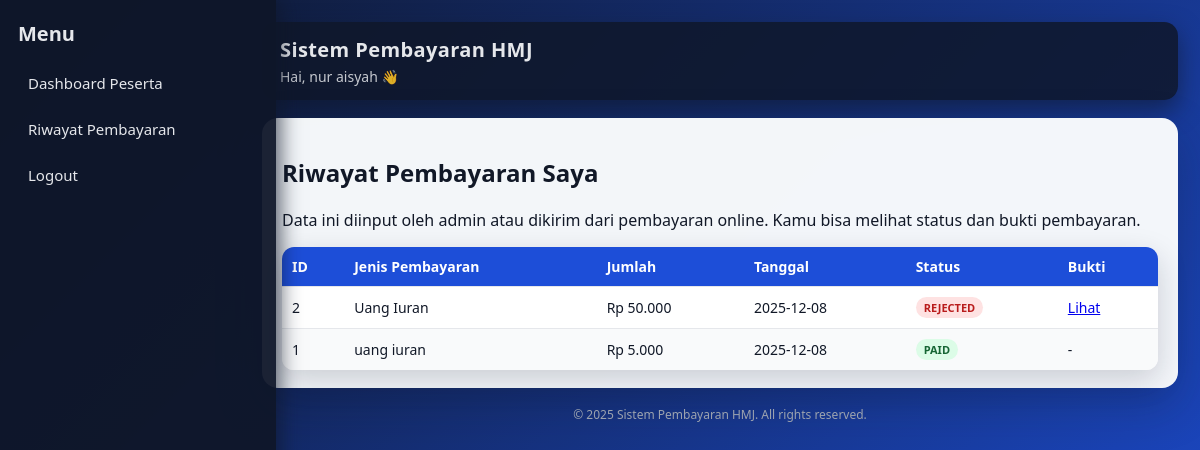
The page /my_payments.php (signed in) on the database its author committed.
### tables this page shows
CREATE TABLE `payments` (
  `id` int(11) NOT NULL,
  `user_id` int(11) NOT NULL,
  `amount` int(11) NOT NULL,
  `payment_date` date NOT NULL,
  `payment_type` varchar(100) NOT NULL,
  `bukti_tf` varchar(255) DEFAULT NULL,
  `status` enum('pending','paid','rejected') NOT NULL DEFAULT 'pending',
  `created_at` datetime NOT NULL DEFAULT current_timestamp()
);

### my_payments.php (the view, shortened to what this page needs)
<?php
include "koneksi.php";
$user_id = (int)$_SESSION['user_id'];
$payments = mysqli_query(
    $koneksi,
    "SELECT * FROM payments WHERE user_id = $user_id ORDER BY created_at DESC"
);
?>
<!DOCTYPE html>
<html lang="id">
<head>
    <link rel="stylesheet" href="style.css">
</head>
<body>
<div class="wrapper">
    <?php include "sidebar.php"; ?>
    <div class="content">
        <?php include "header.php"; ?>
        <div class="card-box">
            <h2>Riwayat Pembayaran Saya</h2>
            <p>Data ini diinput oleh admin atau dikirim dari pembayaran online. Kamu bisa melihat status dan bukti pembayaran.</p>
            <table>
                <thead>
                <tr>
                    <th>ID</th>
                    <th>Jenis Pembayaran</th>
                    <th>Jumlah</th>
                    <th>Tanggal</th>
                    <th>Status</th>
                    <th>Bukti</th>
                </tr>
                </thead>
                <tbody>
                <?php if (mysqli_num_rows($payments) === 0): ?>
                    <tr><td colspan="6">Belum ada pembayaran tercatat atas nama kamu.</td></tr>
                <?php else: ?>
                    <?php while ($p = mysqli_fetch_assoc($payments)): ?>
                        <tr>
                            <td><?= $p['id']; ?></td>
                            <td><?= htmlspecialchars($p['payment_type']); ?></td>
                            <td>Rp <?= number_format($p['amount'], 0, ',', '.'); ?></td>
                            <td><?= $p['payment_date']; ?></td>
                            <td>
                                <span class="badge <?= $p['status']; ?>">
                                    <?= strtoupper($p['status']); ?>
                                </span>
                            </td>
                            <td>
                                <?php if (!empty($p['bukti_tf'])): ?>
                                    <a href="<?= htmlspecialchars($p['bukti_tf']); ?>" target="_blank">Lihat</a>
                                <?php else: ?>
                                    -
                                <?php endif; ?>
                            </td>
                        </tr>
                    <?php endwhile; ?>
                <?php endif; ?>
                </tbody>
            </table>
        </div>
        <?php include "footer.php"; ?>
    </div>
</div>
</body>
</html>

### style.css (style rules this page uses)
body { font-family: system-ui, -apple-system, BlinkMacSystemFont, "Segoe UI", sans-serif; margin: 0; background: linear-gradient(135deg, #0f172a, #1d4ed8); color: #111827; }
.wrapper { display: flex; min-height: 100vh; }
.content { margin-left: 240px; padding: 22px; width: calc(100% - 240px); box-sizing: border-box; }
.card-box { background: rgba(248, 250, 252, 0.98); border-radius: 16px; padding: 18px 20px; box-shadow: 0 18px 45px rgba(15, 23, 42, 0.25); margin-bottom: 18px; }
table { width: 100%; border-collapse: collapse; margin-top: 14px; background: white; border-radius: 12px; overflow: hidden; box-shadow: 0 10px 30px rgba(15, 23, 42, 0.18); }
th, td { border-bottom: 1px solid #e5e7eb; padding: 10px 10px; text-align: left; font-size: 14px; }
th { background: #1d4ed8; color: white; font-weight: 600; }
tr:last-child td { border-bottom: none; }
tr:nth-child(even) td { background: #f9fafb; }
.badge { display: inline-block; padding: 3px 8px; border-radius: 999px; font-size: 11px; font-weight: 600; }
.badge.paid { background: #dcfce7; color: #166534; }
.badge.rejected { background: #fee2e2; color: #b91c1c; }

### rows shown on the page
payments: id "2", payment_type "Uang Iuran", amount "50.000", payment_date "2025-12-08", status "REJECTED"
payments: id "1", payment_type "uang iuran", amount "5.000", payment_date "2025-12-08", status "PAID"

### other values the page prints
$_SESSION['nama'] "nur aisyah"
